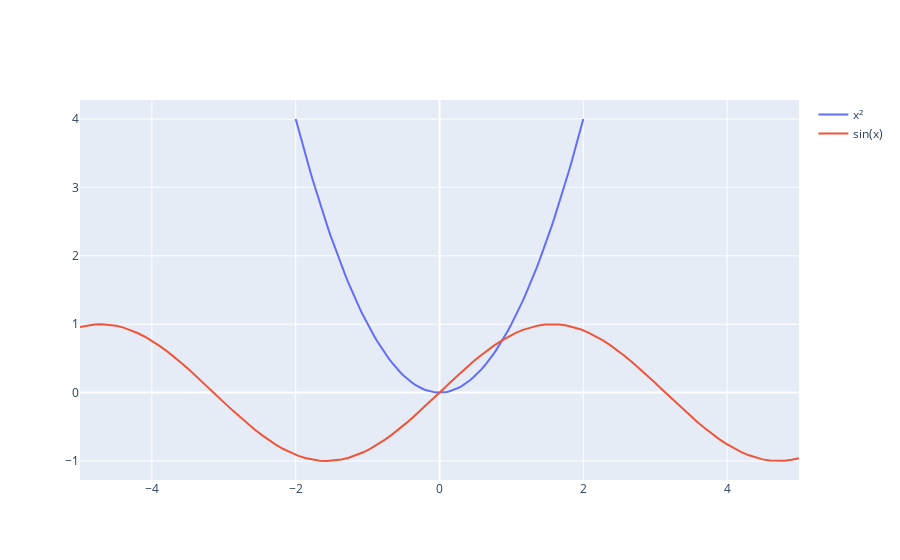

The cell this chart's notebook holds for it:
### Markdown cell above
## Plotly
> [Plotly](https://plotly.com/) is a technical computing company headquartered in Montreal, Quebec, that develops online data analytics and visualization tools. Plotly provides online graphing, analytics, and statistics tools for individuals and collaboration, as well as scientific graphing libraries for Python, R, MATLAB, Perl, Julia, Arduino, JavaScript and REST.

Plotly is a useful tool for creating interactive plots, see @fig-plotly.

### Code cell
#| label: fig-plotly
#| fig-cap: A plot using plotly

import plotly.graph_objects as go

fig = go.Figure()
fig.add_trace(go.Scatter(x=x1, y=y1, mode='lines', name='x²'))
fig.add_trace(go.Scatter(x=x2, y=y2, mode='lines', name='sin(x)'))
fig.show()
